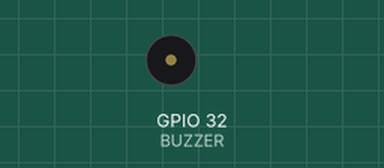
This sketch was run on a simulated ESP32. On the bench: buzzer (waves = sounding, pin HIGH).

Above: at 1.8 s.
At 6.3 s:
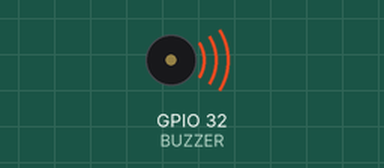
Timing chart, 0 to 6.6 s (numbered marks = the images above):
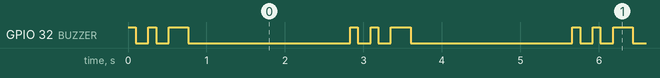

Measured:
- by itself, GPIO 32 (BUZZER): repeats every 2.8 s: LOW 0.16 s, HIGH 0.10 s, LOW 0.16 s, HIGH 0.25 s, LOW 2.1 s, HIGH 0.10 s
- by itself, everything shown: repeats every 2.8 s, in 4 steps

The sketch:

buzzer-code.ino
```cpp
#define BUZZER 32

// Intro du jeu Mario-Bros
void bip(int duree) {
  digitalWrite(BUZZER, HIGH);
  delay(duree);
  digitalWrite(BUZZER, LOW);
  delay(60);
}

void setup() {
  pinMode(BUZZER, OUTPUT);
}

void loop() {
bip(100);
  delay(100);

  bip(100);
  delay(100);

  bip(250);

  delay(2000);

}
```
